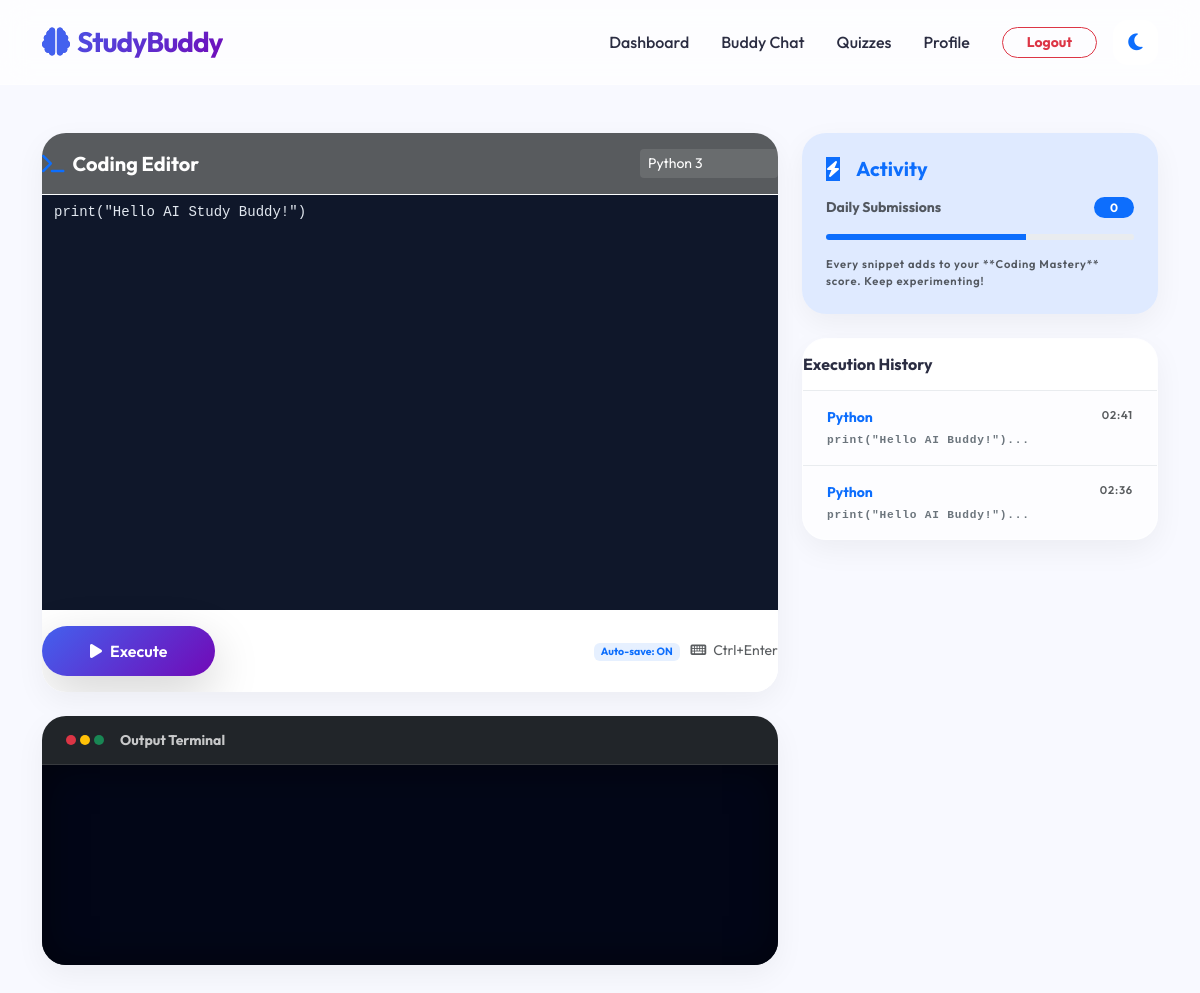
The page /playground/ (signed in) on the database its author committed.
### playground/models.py (models this page shows, shortened)
class CodeSubmission(models.Model):
    LANGUAGE_CHOICES = [
        ('python', 'Python'),
        ('html', 'HTML'),
        ('javascript', 'JavaScript'),
    ]
    user = models.ForeignKey(User, on_delete=models.CASCADE, related_name='code_submissions')
    language = models.CharField(max_length=20, choices=LANGUAGE_CHOICES)
    code = models.TextField()
    output = models.TextField(blank=True)
    timestamp = models.DateTimeField(auto_now_add=True)

### playground/views.py (the view, shortened to what this page needs)
# urls.py: path('', PlaygroundView.as_view(), name='playground'),
class PlaygroundView(LoginRequiredMixin, View):
    def get(self, request):
        from django.utils import timezone
        today = timezone.now().date()
        uses_today = CodeSubmission.objects.filter(user=request.user, timestamp__date=today).count()
        history = CodeSubmission.objects.filter(user=request.user).order_by('-timestamp')[:10]
        return render(request, 'playground/editor.html', {
            'history': history,
            'uses_today': uses_today
        })

### templates/playground/editor.html (shortened to what this page needs)
{% extends "base.html" %}
{% block content %}
<div class="container py-4">
    <div class="row g-4">
        <div class="col-lg-8">
            <div class="glass-card animate-up overflow-hidden border-0">
                <div
                    class="card-header bg-dark bg-opacity-75 text-white py-3 d-flex justify-content-between align-items-center">
                    <h5 class="mb-0 fw-bold"><i class="fas fa-terminal me-2 text-primary"></i>Coding Editor</h5>
                    <div class="d-flex gap-2">
                        <select class="form-select form-select-sm w-auto bg-glass-input text-white border-0 shadow-none"
                            id="lang-selector" name="language" form="code-form">
                            <option value="python">Python 3</option>
                        </select>
                    </div>
                </div>
                <div class="p-0 border-top border-white border-opacity-10">
                    <form id="code-form" method="post">
                        <textarea name="code" id="editor" class="form-control border-0 rounded-0" rows="18"
                            style="font-family: 'JetBrains Mono', 'Fira Code', monospace; background: #0f172a; color: #e2e8f0; resize: none; font-size: 14px; line-height: 1.6;"
                            placeholder="Start building something amazing...">print("Hello AI Study Buddy!")</textarea>
                    </form>
                </div>
                <div
                    class="card-footer bg-white bg-opacity-5 border-0 py-3 d-flex justify-content-between align-items-center">
                    <button type="button" class="btn btn-premium px-5 rounded-pill shadow-lg" id="run-btn">
                        <i class="fas fa-play me-2"></i>Execute
                    </button>
                    <div class="text-muted small">
                        <span class="badge bg-primary bg-opacity-10 text-primary border-0 me-2">Auto-save: ON</span>
                        <i class="fas fa-keyboard me-1"></i> Ctrl+Enter
                    </div>
                </div>
            </div>
            <div class="mt-4 animate-up" style="animation-delay: 100ms;">
                <div class="glass-card bg-dark border-0 overflow-hidden">
                    <div class="px-4 py-3 border-bottom border-white border-opacity-10 d-flex align-items-center">
                        <div class="d-flex gap-1 me-3">
                            <div class="rounded-circle bg-danger" style="width: 10px; height: 10px;"></div>
                            <div class="rounded-circle bg-warning" style="width: 10px; height: 10px;"></div>
                            <div class="rounded-circle bg-success" style="width: 10px; height: 10px;"></div>
                        </div>
                        <h6 class="mb-0 fw-bold text-white opacity-75 small">Output Terminal</h6>
                    </div>
                    <div class="card-body terminal-body" id="output-container"
                        style="min-height: 200px; background: #020617;">
                    </div>
                </div>
            </div>
        </div>
        <div class="col-lg-4">
            <div class="glass-card p-4 mb-4 bg-primary bg-opacity-10 border-0 animate-up"
                style="animation-delay: 200ms;">
                <div class="d-flex align-items-center mb-3">
                    <div class="icon-circle bg-primary text-white me-3">
                        <i class="fas fa-bolt"></i>
                    </div>
                    <h5 class="fw-bold mb-0 text-primary">Activity</h5>
                </div>
                <div class="d-flex justify-content-between align-items-center mb-2">
                    <span class="text-muted small fw-bold">Daily Submissions</span>
                    <span class="badge bg-primary rounded-pill px-3">{{ uses_today }}</span>
                </div>
                <div class="mt-3">
                    <div class="progress" style="height: 6px;">
                        <div class="progress-bar bg-primary" style="width: 65%;"></div>
                    </div>
                </div>
                <p class="x-small text-muted mt-3 mb-0">Every snippet adds to your **Coding Mastery** score. Keep
                    experimenting!</p>
            </div>
            <div class="glass-card overflow-hidden animate-up" style="animation-delay: 300ms;">
                <div class="card-header bg-white bg-opacity-5 py-3 border-bottom border-light-subtle">
                    <h6 class="mb-0 fw-bold">Execution History</h6>
                </div>
                <div class="list-group list-group-flush bg-transparent">
                    {% for item in history %}
                    <div class="list-group-item bg-transparent border-light-subtle px-4 py-3 history-item">
                        <div class="d-flex justify-content-between mb-1">
                            <span class="fw-bold text-primary small">{{ item.get_language_display }}</span>
                            <span class="text-muted x-small">{{ item.timestamp|date:"H:i" }}</span>
                        </div>
                        <code class="text-secondary x-small d-block text-truncate">{{ item.code|slice:":45" }}...</code>
                    </div>
                    {% empty %}
                    <div class="p-5 text-center text-muted">
                        <i class="fas fa-history display-6 opacity-25 mb-3"></i>
                        <p class="small mb-0">No history found</p>
                    </div>
                    {% endfor %}
                </div>
            </div>
        </div>
    </div>
</div>
{% endblock %}

### static/css/style.css (style rules this page uses)
:root { --primary: #4361ee; --primary-light: #4895ef; --secondary: #7209b7; --accent: #f72585; --success: #4cc9f0; --bg-light: #f8f9fa; --card-bg: #ffffff; --text-main: #2b2d42; --text-muted: #8d99ae; --glass: rgba(255, 255, 255, 0.7); --transition: all 0.3s cubic-bezier(0.4, 0, 0.2, 1); }
body { font-family: 'Outfit', sans-serif; background-color: var(--bg-light); color: var(--text-main); transition: var(--transition); }
.animate-up { animation: fadeInUp 0.8s ease forwards; }

### templates/base.html (style rules this page uses)
:root { --primary-bg: #f8f9ff; --glass-bg: rgba(255, 255, 255, 0.7); --glass-border: rgba(255, 255, 255, 0.3); --card-shadow: 0 10px 30px rgba(0, 0, 0, 0.05); --primary-gradient: linear-gradient(135deg, #4361ee 0%, #7209b7 100%); --transition-smooth: all 0.4s cubic-bezier(0.4, 0, 0.2, 1); }
body { font-family: 'Outfit', sans-serif; background-color: var(--primary-bg); transition: var(--transition-smooth); min-height: 100vh; }
.glass-card { background: var(--glass-bg); backdrop-filter: blur(12px); -webkit-backdrop-filter: blur(12px); border: 1px solid var(--glass-border); border-radius: 24px; box-shadow: var(--card-shadow); transition: var(--transition-smooth); }
.animate-up { animation: fadeInUp 0.6s ease-out both; }
.btn-premium { background: var(--primary-gradient); color: white; border: none; padding: 0.8rem 2rem; border-radius: 100px; font-weight: 600; transition: var(--transition-smooth); box-shadow: 0 8px 15px rgba(67, 97, 238, 0.3); }

### templates/playground/editor.html (style rules this page uses)
.bg-glass-input { background: rgba(255, 255, 255, 0.1) !important; color: white !important; }
.bg-glass-input option { background: #1e293b; }
.terminal-body { box-shadow: inset 0 0 40px rgba(0, 0, 0, 0.5); padding: 1.5rem; }
.x-small { font-size: 0.7rem; font-weight: 600; text-uppercase: uppercase; letter-spacing: 0.05rem; }
.history-item { transition: var(--transition-smooth); }

### rows shown on the page
CodeSubmission: language "Python", timestamp "02:41", code "print(\"Hello AI Buddy!\")"
CodeSubmission: language "Python", timestamp "02:36", code "print(\"Hello AI Buddy!\")"

### other values the page prints
{{ uses_today }} "0"
